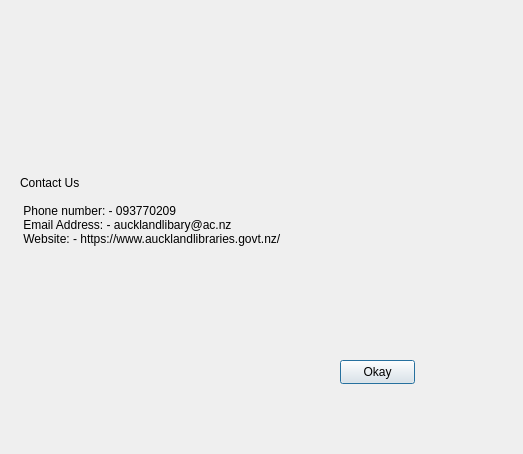
<?xml version="1.0" encoding="UTF-8"?>
<ui version="4.0">
 <class>Dialog</class>
 <widget class="QDialog" name="Dialog">
  <property name="geometry">
   <rect>
    <x>0</x>
    <y>0</y>
    <width>523</width>
    <height>454</height>
   </rect>
  </property>
  <property name="windowTitle">
   <string>Dialog</string>
  </property>
  <widget class="QLabel" name="label_2">
   <property name="geometry">
    <rect>
     <x>20</x>
     <y>20</y>
     <width>181</width>
     <height>51</height>
    </rect>
   </property>
   <property name="text">
    <string/>
   </property>
   <property name="pixmap">
    <pixmap>../Image/LibraryLogo.jpg</pixmap>
   </property>
  </widget>
  <widget class="QPushButton" name="pushButtonOkay">
   <property name="geometry">
    <rect>
     <x>340</x>
     <y>360</y>
     <width>75</width>
     <height>24</height>
    </rect>
   </property>
   <property name="text">
    <string>Okay</string>
   </property>
  </widget>
  <widget class="QLabel" name="label">
   <property name="geometry">
    <rect>
     <x>20</x>
     <y>100</y>
     <width>341</width>
     <height>221</height>
    </rect>
   </property>
   <property name="text">
    <string>Contact Us

 Phone number: - 093770209
 Email Address: - aucklandlibary@ac.nz
 Website: - https://www.aucklandlibraries.govt.nz/</string>
   </property>
  </widget>
 </widget>
 <resources/>
 <connections/>
</ui>
